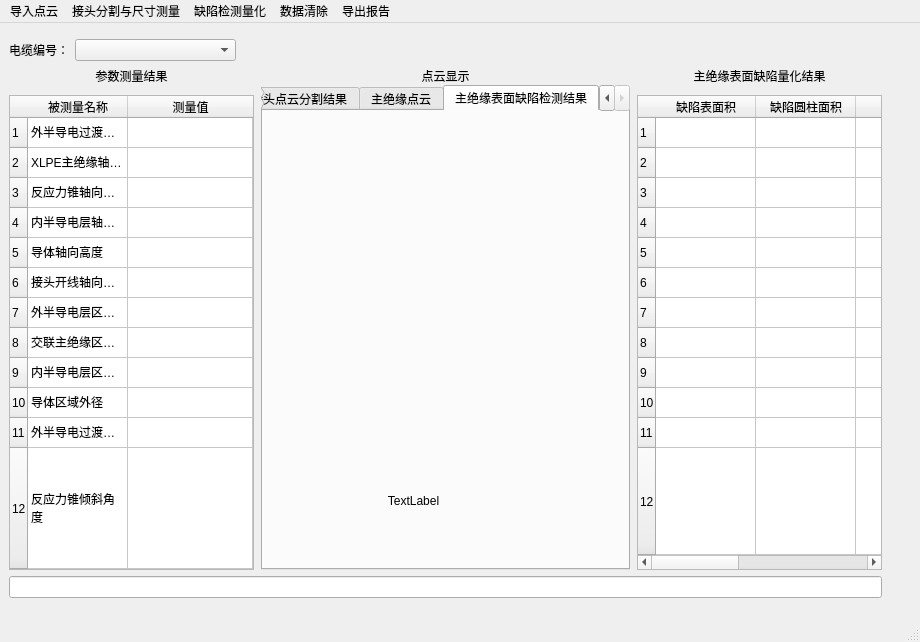
<?xml version="1.0" encoding="UTF-8"?>
<ui version="4.0">
 <class>MainWindow</class>
 <widget class="QMainWindow" name="MainWindow">
  <property name="geometry">
   <rect>
    <x>0</x>
    <y>0</y>
    <width>920</width>
    <height>642</height>
   </rect>
  </property>
  <property name="windowTitle">
   <string>MainWindow</string>
  </property>
  <widget class="QWidget" name="centralwidget">
   <widget class="QWidget" name="layoutWidget">
    <property name="geometry">
     <rect>
      <x>0</x>
      <y>10</y>
      <width>891</width>
      <height>571</height>
     </rect>
    </property>
    <layout class="QHBoxLayout" name="horizontalLayout_3" stretch="1,100,1">
     <property name="sizeConstraint">
      <enum>QLayout::SetDefaultConstraint</enum>
     </property>
     <item>
      <spacer name="horizontalSpacer_2">
       <property name="orientation">
        <enum>Qt::Horizontal</enum>
       </property>
       <property name="sizeHint" stdset="0">
        <size>
         <width>40</width>
         <height>20</height>
        </size>
       </property>
      </spacer>
     </item>
     <item>
      <layout class="QVBoxLayout" name="verticalLayout_7" stretch="1,100,1">
       <item>
        <spacer name="verticalSpacer">
         <property name="orientation">
          <enum>Qt::Vertical</enum>
         </property>
         <property name="sizeHint" stdset="0">
          <size>
           <width>20</width>
           <height>40</height>
          </size>
         </property>
        </spacer>
       </item>
       <item>
        <layout class="QGridLayout" name="gridLayout_2">
         <property name="sizeConstraint">
          <enum>QLayout::SetMinimumSize</enum>
         </property>
         <item row="0" column="0">
          <layout class="QHBoxLayout" name="horizontalLayout" stretch="0,20,80">
           <item>
            <widget class="QLabel" name="label">
             <property name="text">
              <string>电缆编号：</string>
             </property>
            </widget>
           </item>
           <item>
            <widget class="QComboBox" name="comboBox"/>
           </item>
           <item>
            <spacer name="horizontalSpacer">
             <property name="orientation">
              <enum>Qt::Horizontal</enum>
             </property>
             <property name="sizeType">
              <enum>QSizePolicy::Expanding</enum>
             </property>
             <property name="sizeHint" stdset="0">
              <size>
               <width>40</width>
               <height>20</height>
              </size>
             </property>
            </spacer>
           </item>
          </layout>
         </item>
         <item row="1" column="0">
          <layout class="QGridLayout" name="gridLayout" columnstretch="2,3,2" columnminimumwidth="0,0,0">
           <property name="horizontalSpacing">
            <number>7</number>
           </property>
           <item row="0" column="1">
            <layout class="QVBoxLayout" name="verticalLayout_5">
             <property name="sizeConstraint">
              <enum>QLayout::SetMinAndMaxSize</enum>
             </property>
             <item>
              <widget class="QLabel" name="label_8">
               <property name="text">
                <string>点云显示</string>
               </property>
               <property name="alignment">
                <set>Qt::AlignCenter</set>
               </property>
              </widget>
             </item>
             <item>
              <widget class="QTabWidget" name="tabWidget_3">
               <property name="currentIndex">
                <number>3</number>
               </property>
               <widget class="QWidget" name="tab_9">
                <attribute name="title">
                 <string>接头点云</string>
                </attribute>
                <widget class="QWidget" name="verticalLayoutWidget_3">
                 <property name="geometry">
                  <rect>
                   <x>10</x>
                   <y>10</y>
                   <width>331</width>
                   <height>411</height>
                  </rect>
                 </property>
                 <layout class="QVBoxLayout" name="verticalLayout_3" stretch="0">
                  <property name="sizeConstraint">
                   <enum>QLayout::SetDefaultConstraint</enum>
                  </property>
                  <item>
                   <widget class="QVTKWidget" name="qvtkWidget2_10" native="true"/>
                  </item>
                 </layout>
                </widget>
               </widget>
               <widget class="QWidget" name="tab_10">
                <attribute name="title">
                 <string>接头点云分割结果</string>
                </attribute>
                <widget class="QWidget" name="verticalLayoutWidget_2">
                 <property name="geometry">
                  <rect>
                   <x>0</x>
                   <y>9</y>
                   <width>351</width>
                   <height>411</height>
                  </rect>
                 </property>
                 <layout class="QVBoxLayout" name="verticalLayout">
                  <property name="sizeConstraint">
                   <enum>QLayout::SetDefaultConstraint</enum>
                  </property>
                  <item>
                   <widget class="QVTKWidget" name="qvtkWidget2_11" native="true"/>
                  </item>
                 </layout>
                </widget>
               </widget>
               <widget class="QWidget" name="tab_11">
                <attribute name="title">
                 <string>主绝缘点云</string>
                </attribute>
                <widget class="QWidget" name="horizontalLayoutWidget">
                 <property name="geometry">
                  <rect>
                   <x>0</x>
                   <y>-1</y>
                   <width>351</width>
                   <height>421</height>
                  </rect>
                 </property>
                 <layout class="QHBoxLayout" name="horizontalLayout_2">
                  <property name="sizeConstraint">
                   <enum>QLayout::SetDefaultConstraint</enum>
                  </property>
                  <item>
                   <widget class="QVTKWidget" name="qvtkWidget2_12" native="true"/>
                  </item>
                 </layout>
                </widget>
               </widget>
               <widget class="QWidget" name="tab_12">
                <attribute name="title">
                 <string>主绝缘表面缺陷检测结果</string>
                </attribute>
                <widget class="QWidget" name="verticalLayoutWidget">
                 <property name="geometry">
                  <rect>
                   <x>0</x>
                   <y>0</y>
                   <width>301</width>
                   <height>401</height>
                  </rect>
                 </property>
                 <layout class="QVBoxLayout" name="verticalLayout_8" stretch="16,1">
                  <property name="spacing">
                   <number>7</number>
                  </property>
                  <property name="sizeConstraint">
                   <enum>QLayout::SetDefaultConstraint</enum>
                  </property>
                  <item>
                   <widget class="QVTKWidget" name="qvtkWidget2_13" native="true"/>
                  </item>
                  <item>
                   <widget class="QLabel" name="label_9">
                    <property name="text">
                     <string>TextLabel</string>
                    </property>
                    <property name="alignment">
                     <set>Qt::AlignCenter</set>
                    </property>
                   </widget>
                  </item>
                 </layout>
                </widget>
               </widget>
              </widget>
             </item>
            </layout>
           </item>
           <item row="0" column="0">
            <layout class="QVBoxLayout" name="verticalLayout_2" stretch="1,1,50">
             <item>
              <widget class="QLabel" name="label_2">
               <property name="text">
                <string>参数测量结果</string>
               </property>
               <property name="alignment">
                <set>Qt::AlignCenter</set>
               </property>
              </widget>
             </item>
             <item>
              <spacer name="verticalSpacer_4">
               <property name="orientation">
                <enum>Qt::Vertical</enum>
               </property>
               <property name="sizeHint" stdset="0">
                <size>
                 <width>20</width>
                 <height>40</height>
                </size>
               </property>
              </spacer>
             </item>
             <item>
              <widget class="QTableWidget" name="tableWidget">
               <attribute name="horizontalHeaderStretchLastSection">
                <bool>true</bool>
               </attribute>
               <attribute name="verticalHeaderStretchLastSection">
                <bool>true</bool>
               </attribute>
               <row>
                <property name="text">
                 <string>1</string>
                </property>
               </row>
               <row>
                <property name="text">
                 <string>2</string>
                </property>
               </row>
               <row>
                <property name="text">
                 <string>3</string>
                </property>
               </row>
               <row>
                <property name="text">
                 <string>4</string>
                </property>
               </row>
               <row>
                <property name="text">
                 <string>5</string>
                </property>
               </row>
               <row>
                <property name="text">
                 <string>6</string>
                </property>
               </row>
               <row>
                <property name="text">
                 <string>7</string>
                </property>
               </row>
               <row>
                <property name="text">
                 <string>8</string>
                </property>
               </row>
               <row>
                <property name="text">
                 <string>9</string>
                </property>
               </row>
               <row>
                <property name="text">
                 <string>10</string>
                </property>
               </row>
               <row>
                <property name="text">
                 <string>11</string>
                </property>
               </row>
               <row>
                <property name="text">
                 <string>12</string>
                </property>
               </row>
               <column>
                <property name="text">
                 <string>被测量名称</string>
                </property>
               </column>
               <column>
                <property name="text">
                 <string>测量值</string>
                </property>
               </column>
               <item row="0" column="0">
                <property name="text">
                 <string>外半导电过渡带轴向高度</string>
                </property>
               </item>
               <item row="1" column="0">
                <property name="text">
                 <string>XLPE主绝缘轴向高度</string>
                </property>
               </item>
               <item row="2" column="0">
                <property name="text">
                 <string>反应力锥轴向高度</string>
                </property>
               </item>
               <item row="3" column="0">
                <property name="text">
                 <string>内半导电层轴向高度</string>
                </property>
               </item>
               <item row="4" column="0">
                <property name="text">
                 <string>导体轴向高度</string>
                </property>
               </item>
               <item row="5" column="0">
                <property name="text">
                 <string>接头开线轴向高度</string>
                </property>
               </item>
               <item row="6" column="0">
                <property name="text">
                 <string>外半导电层区域外径</string>
                </property>
               </item>
               <item row="7" column="0">
                <property name="text">
                 <string>交联主绝缘区域外径</string>
                </property>
               </item>
               <item row="8" column="0">
                <property name="text">
                 <string>内半导电层区域外径</string>
                </property>
               </item>
               <item row="9" column="0">
                <property name="text">
                 <string>导体区域外径</string>
                </property>
               </item>
               <item row="10" column="0">
                <property name="text">
                 <string>外半导电过渡带倾斜角度</string>
                </property>
               </item>
               <item row="11" column="0">
                <property name="text">
                 <string>反应力锥倾斜角度</string>
                </property>
               </item>
              </widget>
             </item>
            </layout>
           </item>
           <item row="0" column="2">
            <layout class="QVBoxLayout" name="verticalLayout_6" stretch="1,1,50">
             <item>
              <widget class="QLabel" name="label_10">
               <property name="text">
                <string>主绝缘表面缺陷量化结果</string>
               </property>
               <property name="alignment">
                <set>Qt::AlignCenter</set>
               </property>
              </widget>
             </item>
             <item>
              <spacer name="verticalSpacer_3">
               <property name="orientation">
                <enum>Qt::Vertical</enum>
               </property>
               <property name="sizeHint" stdset="0">
                <size>
                 <width>20</width>
                 <height>40</height>
                </size>
               </property>
              </spacer>
             </item>
             <item>
              <widget class="QTableWidget" name="tableWidget_3">
               <attribute name="horizontalHeaderStretchLastSection">
                <bool>true</bool>
               </attribute>
               <attribute name="verticalHeaderStretchLastSection">
                <bool>true</bool>
               </attribute>
               <row>
                <property name="text">
                 <string>1</string>
                </property>
               </row>
               <row>
                <property name="text">
                 <string>2</string>
                </property>
               </row>
               <row>
                <property name="text">
                 <string>3</string>
                </property>
               </row>
               <row>
                <property name="text">
                 <string>4</string>
                </property>
               </row>
               <row>
                <property name="text">
                 <string>5</string>
                </property>
               </row>
               <row>
                <property name="text">
                 <string>6</string>
                </property>
               </row>
               <row>
                <property name="text">
                 <string>7</string>
                </property>
               </row>
               <row>
                <property name="text">
                 <string>8</string>
                </property>
               </row>
               <row>
                <property name="text">
                 <string>9</string>
                </property>
               </row>
               <row>
                <property name="text">
                 <string>10</string>
                </property>
               </row>
               <row>
                <property name="text">
                 <string>11</string>
                </property>
               </row>
               <row>
                <property name="text">
                 <string>12</string>
                </property>
               </row>
               <column>
                <property name="text">
                 <string>缺陷表面积</string>
                </property>
               </column>
               <column>
                <property name="text">
                 <string>缺陷圆柱面积</string>
                </property>
               </column>
               <column>
                <property name="text">
                 <string>缺陷体积</string>
                </property>
               </column>
               <column>
                <property name="text">
                 <string>缺陷距离线芯顶端距离</string>
                </property>
               </column>
               <column>
                <property name="text">
                 <string>凹(凸)值</string>
                </property>
               </column>
              </widget>
             </item>
            </layout>
           </item>
          </layout>
         </item>
         <item row="2" column="0">
          <widget class="QLineEdit" name="lineEdit"/>
         </item>
        </layout>
       </item>
       <item>
        <spacer name="verticalSpacer_2">
         <property name="orientation">
          <enum>Qt::Vertical</enum>
         </property>
         <property name="sizeHint" stdset="0">
          <size>
           <width>20</width>
           <height>40</height>
          </size>
         </property>
        </spacer>
       </item>
      </layout>
     </item>
     <item>
      <spacer name="horizontalSpacer_3">
       <property name="orientation">
        <enum>Qt::Horizontal</enum>
       </property>
       <property name="sizeHint" stdset="0">
        <size>
         <width>40</width>
         <height>20</height>
        </size>
       </property>
      </spacer>
     </item>
    </layout>
   </widget>
  </widget>
  <widget class="QMenuBar" name="menubar">
   <property name="geometry">
    <rect>
     <x>0</x>
     <y>0</y>
     <width>920</width>
     <height>26</height>
    </rect>
   </property>
   <widget class="QMenu" name="menu">
    <property name="title">
     <string>导入点云</string>
    </property>
    <addaction name="action"/>
   </widget>
   <widget class="QMenu" name="menu_2">
    <property name="title">
     <string>接头分割与尺寸测量</string>
    </property>
    <addaction name="action_2"/>
   </widget>
   <widget class="QMenu" name="menu_3">
    <property name="title">
     <string>缺陷检测量化</string>
    </property>
    <addaction name="action_3"/>
   </widget>
   <widget class="QMenu" name="menu_4">
    <property name="title">
     <string>数据清除</string>
    </property>
    <addaction name="action_4"/>
   </widget>
   <widget class="QMenu" name="menu_5">
    <property name="title">
     <string>导出报告</string>
    </property>
    <addaction name="action_5"/>
   </widget>
   <addaction name="menu"/>
   <addaction name="menu_2"/>
   <addaction name="menu_3"/>
   <addaction name="menu_4"/>
   <addaction name="menu_5"/>
  </widget>
  <widget class="QStatusBar" name="statusbar"/>
  <action name="action">
   <property name="text">
    <string>导入点云</string>
   </property>
  </action>
  <action name="action_2">
   <property name="text">
    <string>接头分割与尺寸测量</string>
   </property>
  </action>
  <action name="action_3">
   <property name="text">
    <string>缺陷检测量化</string>
   </property>
  </action>
  <action name="action_4">
   <property name="text">
    <string>数据清除</string>
   </property>
  </action>
  <action name="action_5">
   <property name="text">
    <string>导出报告</string>
   </property>
  </action>
 </widget>
 <customwidgets>
  <customwidget>
   <class>QVTKWidget</class>
   <extends>QWidget</extends>
   <header>QVTKWidget.h</header>
  </customwidget>
 </customwidgets>
 <resources/>
 <connections/>
</ui>
